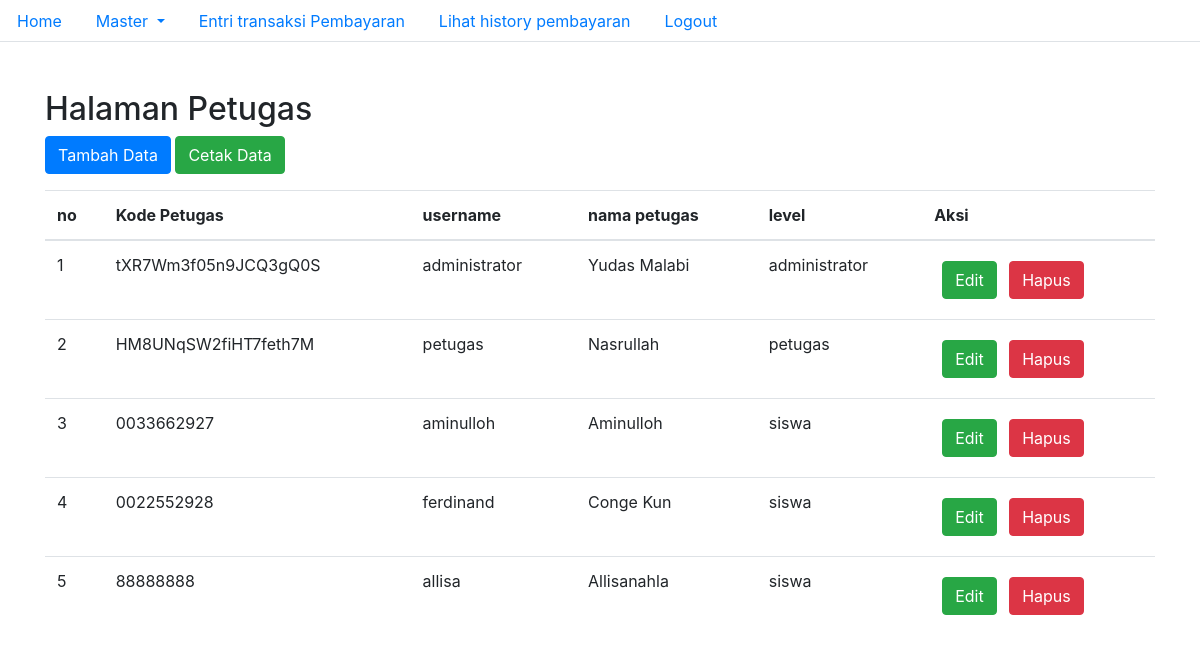
/dashboard/petugas.php (signed in), run on the app's committed database.
### tables this page shows
CREATE TABLE `tb_petugas` (
  `id_petugas` int(11) NOT NULL,
  `kode_petugas` varchar(50) NOT NULL,
  `username` varchar(25) NOT NULL,
  `password` varchar(255) NOT NULL,
  `nama_petugas` varchar(35) NOT NULL,
  `level` enum('administrator','petugas','siswa') NOT NULL
);

### configuration.php (called while the page is built, shortened)
<?php
class config
{
    private $server     = "localhost";
    private $user       = "root";
    private $pass       = "";
    private $database   = "ukk";
    protected function connect_database()
    {
        $this->db = new mysqli($this->server, $this->user, $this->pass, $this->database);
    }
}

### functions.php (called while the page is built, shortened)
<?php
require_once __DIR__ . "/configuration.php";
class fungsi extends config
{
    private $base_url = "http://localhost/ukk/";
    public function base_url($url = null)
    {
        return $this->base_url . $url;
    }
    public function tampil($query)
    {
        $sql = $this->db->query($query);
        $arr = array();
        while ($row = $sql->fetch_assoc()) {
            $arr[] = $row;
        }
        return $arr;
    }
}
$init = new fungsi();

### dashboard/petugas.php (the view, shortened to what this page needs)
<?php
require_once __DIR__ . "/template/navbar.php";
$sql = $init->tampil("SELECT * FROM tb_petugas");
?>
<!DOCTYPE html>
<html lang="en">
<head>
</head>
<body>
    <div class="container">
        <div class="row">
            <div class="col-12 col-lg-12 mt-5">
                <h2>Halaman Petugas</h2>
            </div>
            <div class="col-12 col-lg-12 mb-3">
                <a href="<?= $init->base_url('dashboard/tambahPetugas.php') ?>" class="btn btn-primary">Tambah Data</a>
                <a href="<?= $init->base_url('dashboard/cetakPetugas.php') ?>" class="btn btn-success">Cetak Data</a>
            </div>
            <div class="col-12 col-lg-12">
                <table class="table">
                    <thead>
                        <tr>
                            <th>no</th>
                            <th>Kode Petugas</th>
                            <th>username</th>
                            <th>nama petugas</th>
                            <th>level</th>
                            <th>Aksi</th>
                        </tr>
                    </thead>
                    <tbody>
                        <?php $no = 1; ?>
                        <?php foreach ($sql as $s) : ?>
                            <tr>
                                <td><?= $no; ?></td>
                                <td><?= htmlspecialchars($s['kode_petugas']); ?></td>
                                <td><?= htmlspecialchars($s['username']); ?></td>
                                <td><?= htmlspecialchars($s['nama_petugas']); ?></td>
                                <td><?= htmlspecialchars($s['level']); ?></td>
                                <td>
                                    <a href="<?= $init->base_url('dashboard/editPetugas.php?id_petugas=' . htmlspecialchars($s['id_petugas'])) ?>" class="btn btn-success m-2">Edit</a>
                                    <a href="<?= $init->base_url('dashboard/hapusPetugas.php?id_petugas=' . htmlspecialchars($s['id_petugas'])) ?>" class="btn btn-danger" onclick="return confirm('apa yakin akan menghapus ini ?')">Hapus</a>
                                </td>
                            </tr>
                        <?php $no++;
                        endforeach; ?>
                    </tbody>
                </table>
            </div>
        </div>
    </div>
    <?php
    require_once __DIR__ . "/template/footer.php";
    ?>

### data on the page
tb_petugas: kode_petugas "tXR7Wm3f05n9JCQ3gQ0S", username "administrator", nama_petugas "Yudas Malabi", level "administrator"
tb_petugas: kode_petugas "HM8UNqSW2fiHT7feth7M", username "petugas", nama_petugas "Nasrullah", level "petugas"
tb_petugas: kode_petugas "0033662927", username "aminulloh", nama_petugas "Aminulloh", level "siswa"
tb_petugas: kode_petugas "0022552928", username "ferdinand", nama_petugas "Conge Kun", level "siswa"
tb_petugas: kode_petugas "88888888", username "allisa", nama_petugas "Allisanahla", level "siswa"
